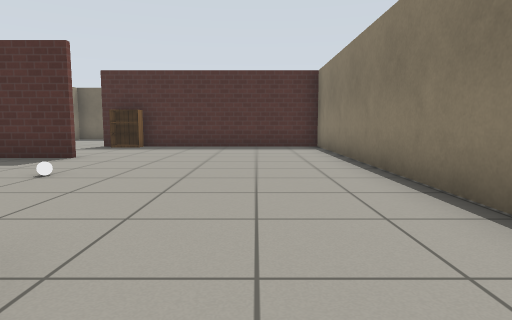
View 1 (above)

12 first-person views from a walk through a Gazebo world. The camera is 0.72 m above the floor, tilts 6° down and sees 75° across. The floor is counted in squares, 1 m on a side. Each view is taken from the middle of a square. On the plan, view 1 faces up. The plan holds only what a view shows up to about 10 squares ahead; the rest is blank. The robots in the file are not drawn. Gazebo's built-in surfaces are drawn with simple patterns.

View 2
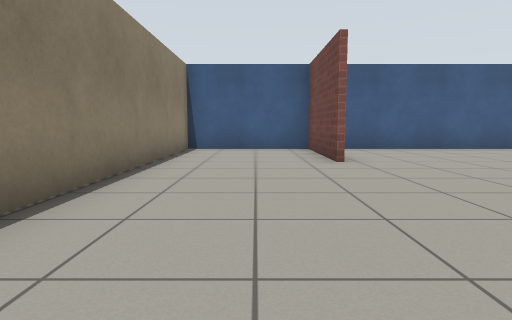

View 3
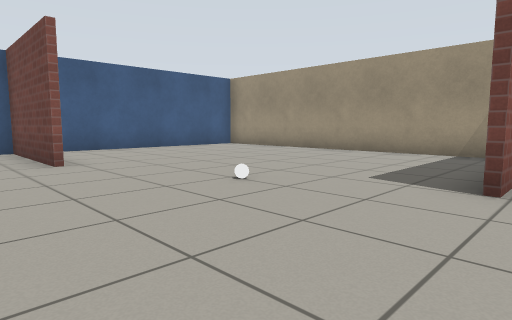

View 4
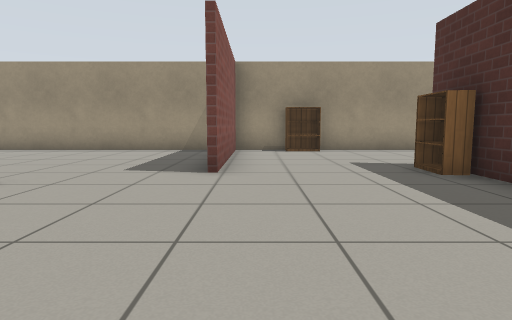

View 5
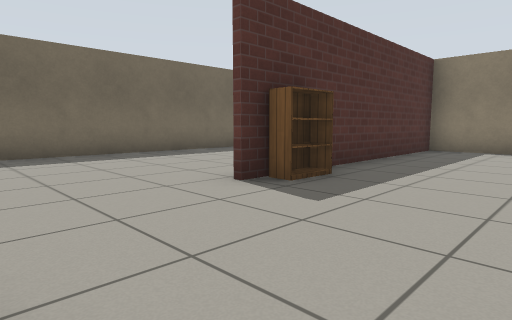

View 6
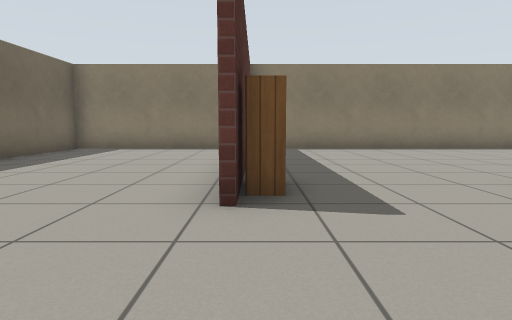

View 7
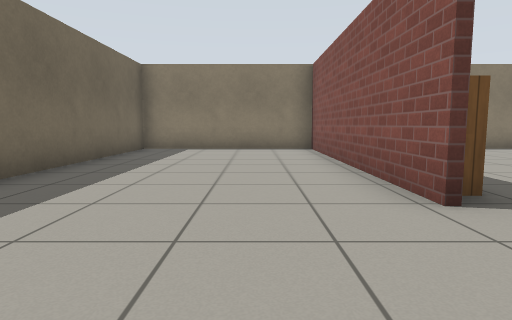

View 8
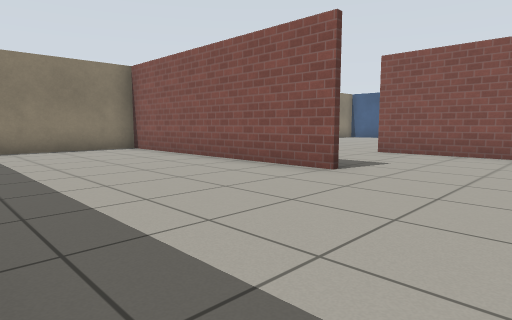

View 9
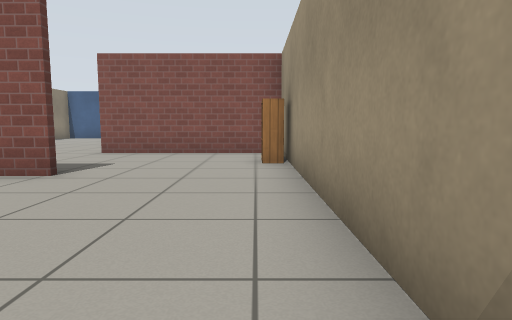

View 10
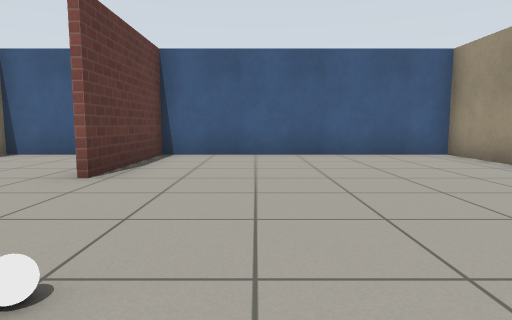

View 11
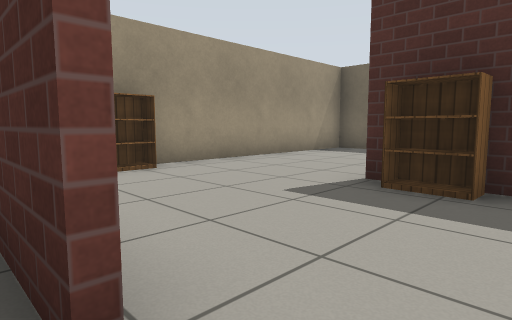

View 12
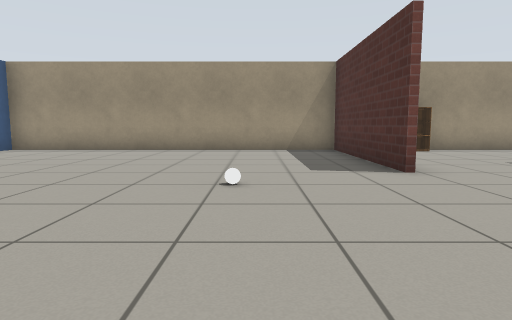

### Floor plan
Points are (right, up) in squares from view 1. A wall is a line through its corners. A room is listed if a view was taken in it or the views show most of it. See-through windows are left out.
Room 1 (views 1, 2, 3, 4, 5, 6, 7, 8, 9, 10, 11, 12)
walls: (-4, 7.3) (-8.7, 7.3); (-5.1, 11.3) (2.1, 11.3); (-8.7, 7.4) (-4, 7.4); (-1.6, 1.6) (-1.6, -2.1); (2.1, 11.2) (-5.1, 11.2); (-8.6, 15.7) (-8.6, -2.1) (2.1, -2.1) (2.1, 16.4) (-8, 16.4); (-1.7, -2.1) (-1.7, 1.6)
objects: bookshelf (-8, 9); bookshelf (-4, 11); white ball (-3, 5)

Positions as (right, up) in squares from view 1, and headings:
1: (0, 0), facing up
2: (0, 8), facing down
3: (0, 8), facing down-left
4: (1, 8), facing left
5: (-8, 8), facing up-right
6: (-8, 11), facing right
7: (-8, 13), facing right
8: (-8, 16), facing down-right
9: (-8, 16), facing down
10: (-4, 6), facing down
11: (-3, 7), facing up-left
12: (1, 5), facing left
